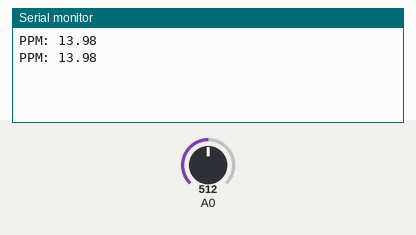
Bench run of a sketch on a simulated Arduino Uno, built with avr-gcc and run on an emulated ATmega328P. Shown: the last lines printed to the serial monitor. The test bench sets the inputs (shaded band); at power-on: A0 = 512.

Above: at 1.8 s.
1.9 s: A0 set to 716
At 2.4 s:
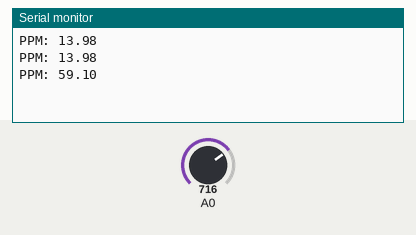
3.4 s: A0 set to 900
At 4.8 s:
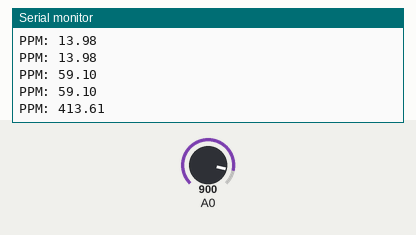
Timing chart, 0 to 6.4 s (numbered marks = the images above; inputs shaded):
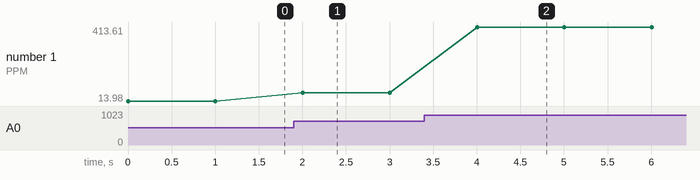

Measured:
- after the input at 1.9 s, the serial monitor: prints a new line after 0.10 s (image 1)
- after the input at 3.4 s, the serial monitor: prints a new line after 0.60 s (image 2)
- plotted number 1: 13.98 → 59.1 after the input at 1.9 s, 59.1 → 413.61 after the input at 3.4 s

The sketch:

find_ro_CO.ino
```cpp
float RS_gas = 0;
float ratio = 0;
float sensorValue = 0;
float sensor_volt = 0;
float R0 = 7200.0;

void setup() {
 Serial.begin(9600);
}

void loop() {
   sensorValue = analogRead(A0);
   sensor_volt = sensorValue/1024*4.0;
   RS_gas = (4.0-sensor_volt)/sensor_volt;
   ratio = RS_gas/R0; //Replace R0 with the value found using the sketch above
   float x = 1538.46 * ratio;
   float ppm = pow(x,-1.709);
   Serial.print("PPM: ");
   Serial.println(ppm);
   delay(1000);
}
```
